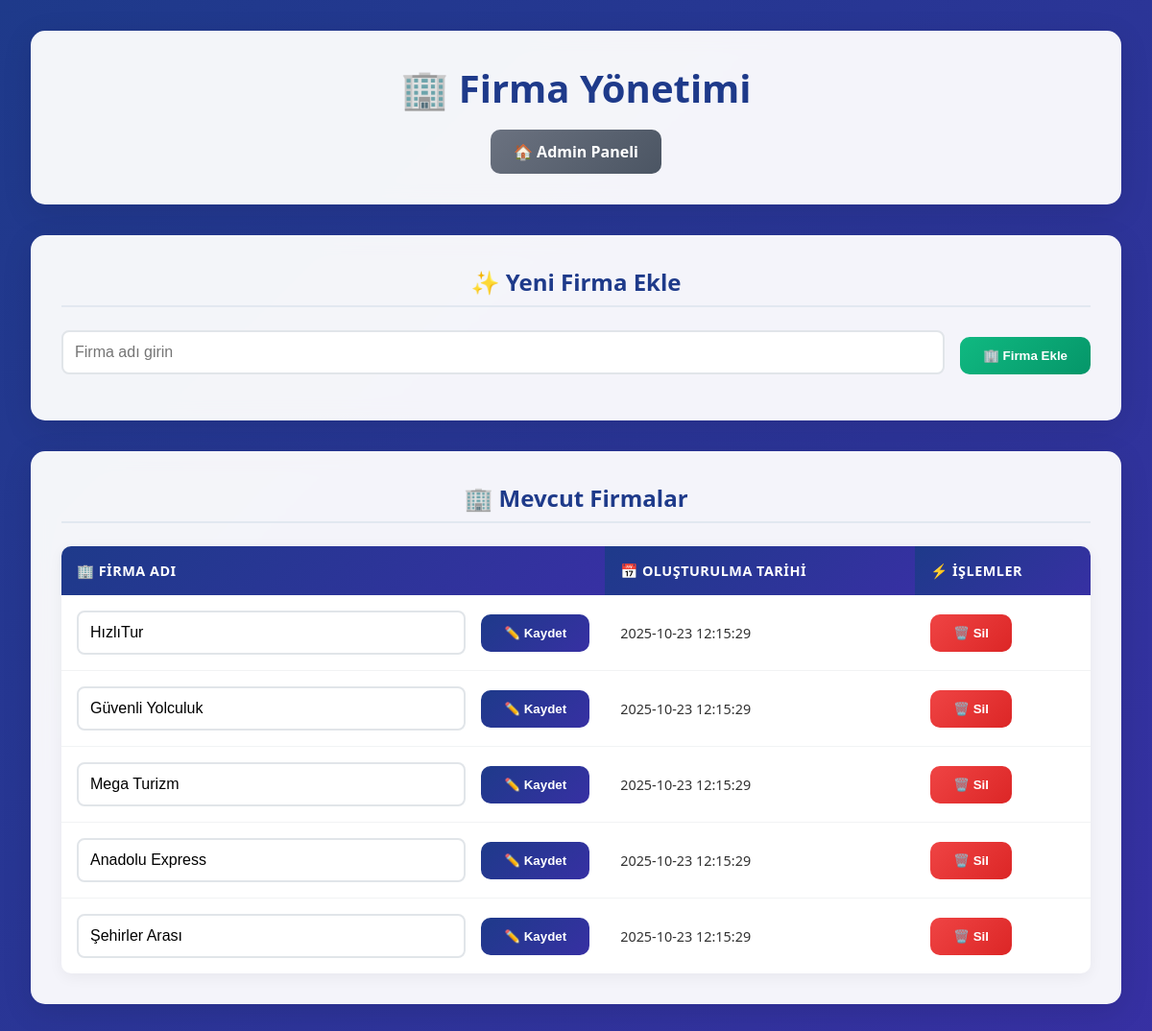
/admin/companies.php (signed in), run on the app's committed database.
### tables this page shows
CREATE TABLE companies (
    id TEXT PRIMARY KEY,
    name TEXT NOT NULL,
    created_at TIMESTAMP DEFAULT CURRENT_TIMESTAMP
);

### public/admin/companies.php (the view, shortened to what this page needs)
<?php
$pdo = Database::getConnection();
$companies = $pdo->query('SELECT * FROM companies ORDER BY created_at DESC')->fetchAll();
?>
<!DOCTYPE html>
<html lang="tr">
<head>
</head>
<body>
    <div class="container">
        <div class="header">
            <h1>🏢 Firma Yönetimi</h1>
            <div class="nav">
                <a class="btn btn-secondary" href="/admin/index.php">🏠 Admin Paneli</a>
            </div>
        </div>
        <div class="form-section">
            <h3 class="form-title">✨ Yeni Firma Ekle</h3>
            <form method="post" class="form-group">
                <input name="name" placeholder="Firma adı girin" required />
                <button class="btn btn-success" type="submit">🏢 Firma Ekle</button>
            </form>
        </div>
        <div class="form-section">
            <h3 class="form-title">🏢 Mevcut Firmalar</h3>
            <?php if ($companies): ?>
                <table>
                    <thead>
                        <tr>
                            <th>🏢 Firma Adı</th>
                            <th>📅 Oluşturulma Tarihi</th>
                            <th>⚡ İşlemler</th>
                        </tr>
                    </thead>
                    <tbody>
                        <?php foreach ($companies as $c): ?>
                            <tr>
                                <td>
                                    <form method="post" class="company-form">
                                        <input name="name" value="<?=htmlspecialchars($c['name'])?>" style="flex: 1;" />
                                        <button class="btn" type="submit">✏️ Kaydet</button>
                                    </form>
                                </td>
                                <td style="font-size: 0.9rem;"><?=htmlspecialchars($c['created_at'])?></td>
                                <td>
                                    <form method="post" style="display:inline" onsubmit="return confirm('Bu firmayı silmek istediğinizden emin misiniz?')">
                                        <button class="btn btn-danger" type="submit">🗑️ Sil</button>
                                    </form>
                                </td>
                            </tr>
                        <?php endforeach; ?>
                    </tbody>
                </table>
            <?php endif; ?>
        </div>
    </div>
</body>
</html>

### public/admin/companies.php (style rules this page uses)
* { margin: 0; padding: 0; box-sizing: border-box; }
body { font-family: 'Segoe UI', Tahoma, Geneva, Verdana, sans-serif; background: linear-gradient(135deg, #1e3a8a 0%, #3730a3 100%); min-height: 100vh; color: #333; }
.container { max-width: 1200px; margin: 0 auto; padding: 2rem; }
.header { background: rgba(255, 255, 255, 0.95); backdrop-filter: blur(10px); border-radius: 15px; padding: 2rem; margin-bottom: 2rem; box-shadow: 0 8px 32px rgba(0, 0, 0, 0.1); }
.header h1 { font-size: 2.5rem; color: #1e3a8a; margin-bottom: 1rem; text-align: center; }
.nav { display: flex; gap: 1rem; justify-content: center; margin-top: 1rem; }
.btn { padding: 0.75rem 1.5rem; border: none; background: linear-gradient(135deg, #1e3a8a, #3730a3); color: #fff; border-radius: 10px; text-decoration: none; display: inline-block; font-weight: 600; transition: all 0.3s ease; cursor: pointer; }
.btn-secondary { background: linear-gradient(135deg, #6b7280, #4b5563); }
.btn-success { background: linear-gradient(135deg, #10b981, #059669); }
.btn-danger { background: linear-gradient(135deg, #ef4444, #dc2626); }
.form-section { background: rgba(255, 255, 255, 0.95); backdrop-filter: blur(10px); border-radius: 15px; padding: 2rem; margin-bottom: 2rem; box-shadow: 0 8px 32px rgba(0, 0, 0, 0.1); }
.form-title { font-size: 1.5rem; color: #1e3a8a; margin-bottom: 1.5rem; text-align: center; border-bottom: 2px solid #e2e8f0; padding-bottom: 0.5rem; }
.form-group { display: flex; gap: 1rem; align-items: end; margin-bottom: 1rem; }
.form-group input { flex: 1; padding: 0.75rem; border: 2px solid #e1e5e9; border-radius: 8px; font-size: 1rem; transition: all 0.3s ease; background: white; }
table { width: 100%; border-collapse: collapse; margin-top: 1rem; background: white; border-radius: 10px; overflow: hidden; box-shadow: 0 4px 15px rgba(0, 0, 0, 0.05); }
th { background: linear-gradient(135deg, #1e3a8a, #3730a3); color: white; padding: 1rem; text-align: left; font-weight: 600; font-size: 0.9rem; text-transform: uppercase; letter-spacing: 0.5px; }
td { padding: 1rem; border-bottom: 1px solid #f1f3f4; transition: background-color 0.2s ease; }
tr:last-child td { border-bottom: none; }
.company-form { display: flex; gap: 1rem; align-items: center; }
.company-form input { padding: 0.75rem; border: 2px solid #e1e5e9; border-radius: 8px; font-size: 1rem; transition: all 0.3s ease; background: white; }

### data on the page
companies: name "HızlıTur", created_at "2025-10-23 12:15:29"
companies: name "Güvenli Yolculuk", created_at "2025-10-23 12:15:29"
companies: name "Mega Turizm", created_at "2025-10-23 12:15:29"
companies: name "Anadolu Express", created_at "2025-10-23 12:15:29"
companies: name "Şehirler Arası", created_at "2025-10-23 12:15:29"
